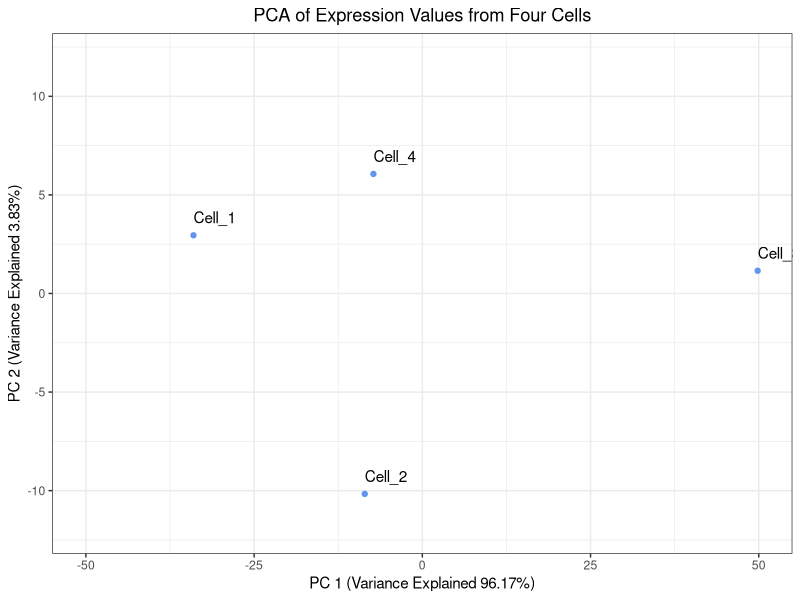

R code for this plot:
## ---- chunk 1
#| label: load_data_R
#| echo: false
# Items to pre-load
library(tidyverse)

# Create a vector for Cell IDs
cells <- c("Cell_1", "Cell_2", "Cell_3", "Cell_4")
# Create a vector to hold expression values for Gene A across all of the cells
Gene_A <- c(0, 12, 65, 23)
# Create a vector to hold expression values for Gene B across all of the cells
Gene_B <- c(4, 30, 57, 18)

# Create a tibble to hold the cell names and expression values
expression_tibble <- tibble(cells, Gene_A, Gene_B)

# Determine the center of the data by:
# Finding the average expression of gene A
Gene_A_mean <- mean(expression_tibble$Gene_A)
# Finding the average expression of gene B
Gene_B_mean <- mean(expression_tibble$Gene_B)

# Create a vector to hold the center of the data
center_of_data <- c(Gene_A_mean, Gene_B_mean)
# Assign names to the components of the vector
names(center_of_data) <- c("Gene_A", "Gene_B")

# Shift the data points so that they data is centered on the origin
recentered_expression_tibble <- expression_tibble %>%
  mutate(
    Gene_A = Gene_A - Gene_A_mean,
    Gene_B = Gene_B - Gene_B_mean
  )

# Move the cell IDs to the rownames and convert the tibble to a matrix
recentered_expression_matrix <- recentered_expression_tibble %>% 
  column_to_rownames("cells") %>% 
  as.matrix()

# Create a covariance matrix
cov_matrix <- cov(recentered_expression_matrix)

# Find the eigenvalues and eigenvectors of the covariance matrix
eig <- eigen(cov_matrix)

# Transform the data into PC space by multiply the re-centered expression matrix by the eigenvectors
pc_scores <- recentered_expression_matrix %*% eig$vectors
# Name the columns in pc_scores object
colnames(pc_scores) <- c("PC_1", "PC_2")

# Calculate the percent of variance explained by each PC using the eigenvalues
pct_var_explained <- (eig$values / sum(eig$values)) * 100
# Name the elements of the pct_var_explained by their PC
names(pct_var_explained) <- c("PC_1", "PC_2")

# Create a tibble to hold the PC scores we found and also make the Cell IDs into a column
pc_scores_tibble <- pc_scores %>% 
  as.data.frame() %>% 
  rownames_to_column("cells") %>% 
  as_tibble()

# Run prcomp() on the expression tibble after moving the Cell IDs to be rownames
prcomp_PCA <- expression_tibble %>% 
  column_to_rownames("cells") %>% 
  prcomp()

# Print the eigenvalues found by prcomp() by squaring prcomp_PCA$sdev
prcomp_eigenvalues <- prcomp_PCA$sdev ** 2
# Name the elements of the prcomp_eigenvalues by their PC
names(prcomp_eigenvalues) <- c("PC_1", "PC_2")
## ---- chunk 2
#| label: covariance_check_1_R
# Estimate the variance for Gene A
var(recentered_expression_matrix[, "Gene_A"])
## ---- chunk 3
#| label: covariance_check_2_R
# Estimate the covariance for Gene A and Gene A
cov(recentered_expression_matrix[, "Gene_A"], recentered_expression_matrix[, "Gene_A"])
## ---- chunk 4
#| label: covariance_matrix_check_R
# Extract the covariance estimate of Gene A and Gene A from the covariance matrix
cov_matrix["Gene_A", "Gene_A"]
## ---- chunk 5
#| label:  covariance_check_3_R
# Estimate the covariance of Gene B and Gene A
cov(recentered_expression_tibble[, "Gene_B"], recentered_expression_tibble[, "Gene_A"])
## ---- chunk 6
#| label: pct_explained_R
# Print the percent variance explained
pct_var_explained
## ---- chunk 7
#| label: fig-plotting_PCA_prcomp_R
#| fig-cap: "Scatterplot of `PC_1` vs. `PC_2` from `prcomp()`."
# Create a tibble to hold the PC scores prcomp() found and also make the Cell IDs into a column
prcomp_pc_scores_tibble <- prcomp_PCA$x %>% 
  as.data.frame() %>% 
  rownames_to_column("cells") %>% 
  as_tibble()

# Plot the PC scores found by prcomp()
ggplot(prcomp_pc_scores_tibble, aes(x = PC1, y = PC2, label = cells)) +
  geom_point( color = "cornflowerblue") +
  geom_text(hjust = 0, vjust = -1) +
  theme_bw() +
  xlim(-50, 50) +
  ylim(-12, 12) +
  xlab(paste0("PC 1 (Variance Explained ", round(prcomp_eigenvalues["PC_1"]/sum(prcomp_eigenvalues) * 100, digits = 2),"%)")) +
  ylab(paste0("PC 2 (Variance Explained ", round(prcomp_eigenvalues["PC_2"]/sum(prcomp_eigenvalues) * 100, digits = 2),"%)")) +
  ggtitle("PCA of Expression Values from Four Cells") +
  theme(plot.title = element_text(hjust = 0.5))
